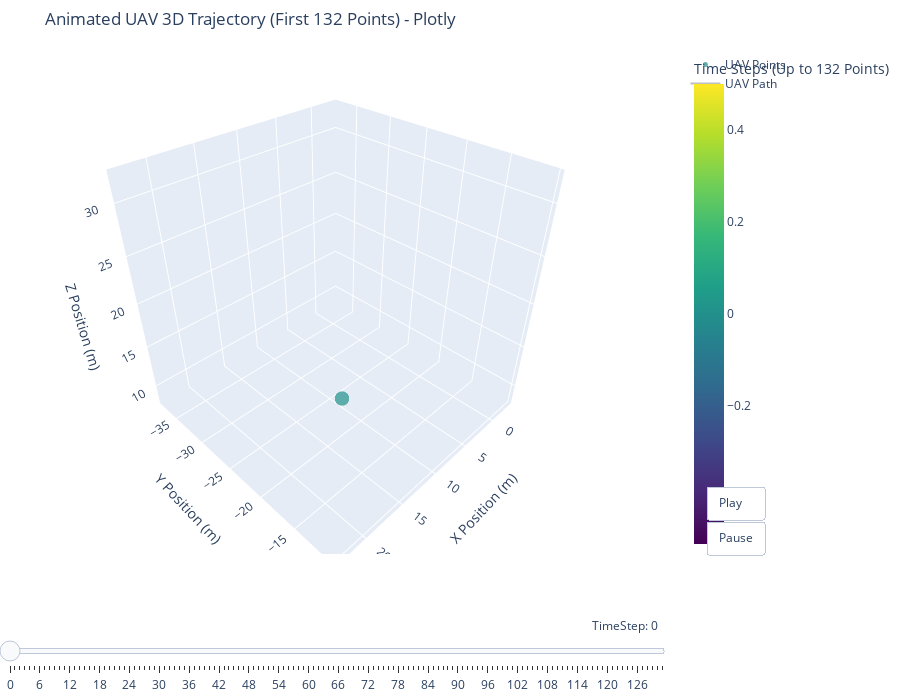

Here is the notebook cell this chart was saved with:
### Code cell
# trực quan hóa đồ thị 3D

df_original = df

# --- BƯỚC 2: CHUYỂN ĐỔI TỌA ĐỘ (NẾU CẦN) VÀ CHỌN CỘT ĐỂ VẼ ---
# QUAN TRỌNG: Đảm bảo rằng các cột bạn sử dụng để vẽ ('tx', 'ty', 'tz' trong ví dụ của bạn,
# hoặc 'x_enu', 'y_enu', 'z_enu' như trong code này) đã ở cùng một đơn vị (ví dụ: mét)
# và đại diện cho tọa độ trong một hệ thống nhất quán (ví dụ: ENU).

# Giả sử dữ liệu mới của bạn có các cột 'tx', 'ty', 'tz' đã được xử lý (ví dụ: là tọa độ ENU)
# Nếu chưa, bạn cần thực hiện bước chuyển đổi ở đây.
# Để ví dụ này khớp với code trước, chúng ta sẽ giả lập việc tạo cột ENU.
# Trong THỰC TẾ, bạn sẽ dùng cột 'tx', 'ty', 'tz' từ dữ liệu mới của mình.

if 'tx' not in df_original.columns: # Chỉ giả lập nếu không có sẵn cột tx, ty, tz
    lat_ref = df_original['latitude'].iloc[0]
    lon_ref = df_original['longitude'].iloc[0]
    alt_ref = df_original['altitude'].iloc[0]
    R_earth = 6371000
    df_original['x_enu'] = (df_original['longitude'] - lon_ref) * np.pi/180 * R_earth * np.cos(df_original['latitude'] * np.pi/180)
    df_original['y_enu'] = (df_original['latitude'] - lat_ref) * np.pi/180 * R_earth
    df_original['z_enu'] = df_original['altitude'] - alt_ref # Hoặc giữ nguyên 'altitude' nếu nó đã là Z trong hệ ENU
    
    # Đổi tên để khớp với code vẽ của bạn nếu bạn muốn dùng 'tx', 'ty', 'tz'
    # Hoặc bạn có thể trực tiếp dùng 'x_enu', 'y_enu', 'z_enu' trong các lệnh plot
    df_original.rename(columns={'x_enu': 'tx', 'y_enu': 'ty', 'z_enu': 'tz'}, inplace=True)


# --- BƯỚC 3: CHỌN SỐ ĐIỂM DỮ LIỆU ĐỂ VẼ ---
# Ví dụ: lấy 220 điểm dữ liệu đầu tiên như trong ảnh bạn cung cấp
num_points_to_plot = 220
if len(df_original) >= num_points_to_plot:
    df_plot = df_original.head(num_points_to_plot).copy()
else:
    df_plot = df_original.copy() # Vẽ tất cả nếu không đủ 220 điểm
    print(f"Cảnh báo: Số lượng điểm dữ liệu ({len(df_original)}) ít hơn {num_points_to_plot}. Sẽ vẽ tất cả điểm hiện có.")



# --- Tạo đồ thị 3D với Plotly và Hoạt ảnh ---

# Tạo đối tượng Figure
fig = go.Figure()

# Khởi tạo trace cho các điểm scatter và đường line với điểm đầu tiên (hoặc không có điểm nào)
# Điều này quan trọng để cấu trúc của figure được thiết lập trước khi thêm frames
fig.add_trace(go.Scatter3d(
    x=[df_plot['tx'].iloc[0]], # Bắt đầu với điểm đầu tiên
    y=[df_plot['ty'].iloc[0]],
    z=[df_plot['tz'].iloc[0]],
    mode='markers',
    marker=dict(
        size=5, # Tăng kích thước điểm một chút để dễ thấy hơn
        color=[0], # Màu của điểm đầu tiên
        colorscale='Viridis',
        opacity=0.7,
        colorbar=dict(title=f'Time Steps (Up to {len(df_plot)} Points)')
    ),
    name='UAV Points'
))

fig.add_trace(go.Scatter3d(
    x=[df_plot['tx'].iloc[0]], # Bắt đầu với điểm đầu tiên
    y=[df_plot['ty'].iloc[0]],
    z=[df_plot['tz'].iloc[0]],
    mode='lines',
    line=dict(
        color='grey',
        width=2
    ),
    opacity=0.5,
    name='UAV Path'
))

# Tạo frames cho hoạt ảnh
# Mỗi frame sẽ thêm một điểm mới vào đồ thị
frames = []
for k in range(len(df_plot)):
    frame_data_points = go.Scatter3d(
        x=df_plot['tx'].iloc[:k+1],
        y=df_plot['ty'].iloc[:k+1],
        z=df_plot['tz'].iloc[:k+1],
        mode='markers',
        marker=dict(
            size=5,
            color=df_plot.index[:k+1], # Màu theo index của các điểm đã hiển thị
            colorscale='Viridis',
            opacity=0.7
            # Không cần colorbar ở đây vì nó đã được định nghĩa ở trace ban đầu
        )
    )
    frame_data_lines = go.Scatter3d(
        x=df_plot['tx'].iloc[:k+1],
        y=df_plot['ty'].iloc[:k+1],
        z=df_plot['tz'].iloc[:k+1],
        mode='lines',
        line=dict(color='grey', width=2),
        opacity=0.5
    )
    frames.append(go.Frame(data=[frame_data_points, frame_data_lines], name=str(k)))

fig.frames = frames

# Cập nhật layout của đồ thị
fig.update_layout(
    title=f'Animated UAV 3D Trajectory (First {len(df_plot)} Points) - Plotly',
    scene=dict(
        xaxis_title='X Position (m)',
        yaxis_title='Y Position (m)',
        zaxis_title='Z Position (m)',
        # Giữ nguyên cài đặt aspectmode, bạn có thể thử 'cube' nếu muốn
        aspectmode='data',
        # Đặt giới hạn trục cố định để tránh việc trục thay đổi kích thước khi hoạt ảnh
        # Điều này quan trọng để hoạt ảnh trông ổn định
        xaxis=dict(range=[df_plot['tx'].min() - 10, df_plot['tx'].max() + 10]),
        yaxis=dict(range=[df_plot['ty'].min() - 10, df_plot['ty'].max() + 10]),
        zaxis=dict(range=[df_plot['tz'].min() - 5, df_plot['tz'].max() + 20]), # Cho thêm không gian ở trục Z
    ),
    margin=dict(l=0, r=0, b=0, t=50), # Tăng lề trên một chút cho tiêu đề
    width=900,
    height=700,
    # Thêm nút Play và Slider cho hoạt ảnh
    updatemenus=[dict(
        type='buttons',
        showactive=False,
        y=0, # Vị trí của nút play
        x=1.05, # Vị trí của nút play
        xanchor='left',
        yanchor='bottom',
        pad=dict(t=10, r=10),
        buttons=[dict(
            label='Play',
            method='animate',
            args=[None, dict(frame=dict(duration=100, redraw=True), # Tốc độ frame (ms)
                             fromcurrent=True,
                             transition=dict(duration=0))] # Không có hiệu ứng chuyển tiếp giữa các frame
        ),
                 dict(
            label='Pause',
            method='animate',
            args=[[None], dict(frame=dict(duration=0, redraw=False),
                               mode='immediate',
                               transition=dict(duration=0))]
        )]
    )],
    sliders=[dict(
        active=0,
        y=0, # Vị trí của slider
        x=0, # Vị trí của slider
        xanchor='left',
        yanchor='top',
        pad=dict(b=10, t=60), # Padding cho slider
        currentvalue=dict(
            font=dict(size=12),
            prefix='TimeStep: ',
            visible=True,
            xanchor='right'
        ),
        transition=dict(duration=0), # Không có hiệu ứng chuyển tiếp khi kéo slider
        steps=[dict(
            label=str(k),
            method='animate',
            args=[[str(k)], dict(mode='immediate',
                                 frame=dict(duration=0, redraw=True), # Không delay khi chọn frame
                                 transition=dict(duration=0))]
        ) for k in range(len(df_plot))]
    )]
)


# Hiển thị đồ thị (sẽ tương tác trong Jupyter Notebook/Lab)
fig.show()

### Figure 1 — Plotly figure (JSON) as saved in the notebook; plotly's stock layout.template omitted (floating-point values rounded to 4 significant figures)
{"data": [{"marker": {"color": [0], "colorbar": {"title": {"text": "Time Steps (Up to 132 Points)"}}, "colorscale": [[0, "#440154"], [0.1111, "#482878"], [0.2222, "#3e4989"], [0.3333, "#31688e"], [0.4444, "#26828e"], [0.5556, "#1f9e89"], [0.6667, "#35b779"], [0.7778, "#6ece58"], [0.8889, "#b5de2b"], [1, "#fde725"]], "opacity": 0.7, "size": 5}, "mode": "markers", "name": "UAV Points", "type": "scatter3d", "x": [13.01], "y": [-19.97], "z": [12.58]}, {"line": {"color": "grey", "width": 2}, "mode": "lines", "name": "UAV Path", "opacity": 0.5, "type": "scatter3d", "x": [13.01], "y": [-19.97], "z": [12.58]}], "layout": {"height": 700, "margin": {"b": 0, "l": 0, "r": 0, "t": 50}, "scene": {"aspectmode": "data", "xaxis": {"range": [-3.691, 23.79], "title": {"text": "X Position (m)"}}, "yaxis": {"range": [-38.41, -9.592], "title": {"text": "Y Position (m)"}}, "zaxis": {"range": [7.584, 32.9], "title": {"text": "Z Position (m)"}}}, "sliders": [{"active": 0, "currentvalue": {"font": {"size": 12}, "prefix": "TimeStep: ", "visible": true, "xanchor": "right"}, "pad": {"b": 10, "t": 60}, "steps": [{"args": [["0"], {"frame": {"duration": 0, "redraw": true}, "mode": "immediate", "transition": {"duration": 0}}], "label": "0", "method": "animate"}, {"args": [["1"], {"frame": {"duration": 0, "redraw": true}, "mode": "immediate", "transition": {"duration": 0}}], "label": "1", "method": "animate"}, {"args": [["2"], {"frame": {"duration": 0, "redraw": true}, "mode": "immediate", "transition": {"duration": 0}}], "label": "2", "method": "animate"}, {"args": [["3"], {"frame": {"duration": 0, "redraw": true}, "mode": "immediate", "transition": {"duration": 0}}], "label": "3", "method": "animate"}, {"args": [["4"], {"frame": {"duration": 0, "redraw": true}, "mode": "immediate", "transition": {"duration": 0}}], "label": "4", "method": "animate"}, {"args": [["5"], {"frame": {"duration": 0, "redraw": true}, "mode": "immediate", "transition": {"duration": 0}}], "label": "5", "method": "animate"}, {"args": [["6"], {"frame": {"duration": 0, "redraw": true}, "mode": "immediate", "transition": {"duration": 0}}], "label": "6", "method": "animate"}, {"args": [["7"], {"frame": {"duration": 0, "redraw": true}, "mode": "immediate", "transition": {"duration": 0}}], "label": "7", "method": "animate"}, {"args": [["8"], {"frame": {"duration": 0, "redraw": true}, "mode": "immediate", "transition": {"duration": 0}}], "label": "8", "method": "animate"}, {"args": [["9"], {"frame": {"duration": 0, "redraw": true}, "mode": "immediate", "transition": {"duration": 0}}], "label": "9", "method": "animate"}, {"args": [["10"], {"frame": {"duration": 0, "redraw": true}, "mode": "immediate", "transition": {"duration": 0}}], "label": "10", "method": "animate"}, {"args": [["11"], {"frame": {"duration": 0, "redraw": true}, "mode": "immediate", "transition": {"duration": 0}}], "label": "11", "method": "animate"}, {"args": [["12"], {"frame": {"duration": 0, "redraw": true}, "mode": "immediate", "transition": {"duration": 0}}], "label": "12", "method": "animate"}, {"args": [["13"], {"frame": {"duration": 0, "redraw": true}, "mode": "immediate", "transition": {"duration": 0}}], "label": "13", "method": "animate"}, {"args": [["14"], {"frame": {"duration": 0, "redraw": true}, "mode": "immediate", "transition": {"duration": 0}}], "label": "14", "method": "animate"}, {"args": [["15"], {"frame": {"duration": 0, "redraw": true}, "mode": "immediate", "transition": {"duration": 0}}], "label": "15", "method": "animate"}, {"args": [["16"], {"frame": {"duration": 0, "redraw": true}, "mode": "immediate", "transition": {"duration": 0}}], "label": "16", "method": "animate"}, {"args": [["17"], {"frame": {"duration": 0, "redraw": true}, "mode": "immediate", "transition": {"duration": 0}}], "label": "17", "method": "animate"}, {"args": [["18"], {"frame": {"duration": 0, "redraw": true}, "mode": "immediate", "transition": {"duration": 0}}], "label": "18", "method": "animate"}, {"args": [["19"], {"frame": {"duration": 0, "redraw": true}, "mode": "immediate", "transition": {"duration": 0}}], "label": "19", "method": "animate"}, {"args": [["20"], {"frame": {"duration": 0, "redraw": true}, "mode": "immediate", "transition": {"duration": 0}}], "label": "20", "method": "animate"}, {"args": [["21"], {"frame": {"duration": 0, "redraw": true}, "mode": "immediate", "transition": {"duration": 0}}], "label": "21", "method": "animate"}, {"args": [["22"], {"frame": {"duration": 0, "redraw": true}, "mode": "immediate", "transition": {"duration": 0}}], "label": "22", "method": "animate"}, {"args": [["23"], {"frame": {"duration": 0, "redraw": true}, "mode": "immediate", "transition": {"duration": 0}}], "label": "23", "method": "animate"}, {"args": [["24"], {"frame": {"duration": 0, "redraw": true}, "mode": "immediate", "transition": {"duration": 0}}], "label": "24", "method": "animate"}, {"args": [["25"], {"frame": {"duration": 0, "redraw": true}, "mode": "immediate", "transition": {"duration": 0}}], "label": "25", "method": "animate"}, {"args": [["26"], {"frame": {"duration": 0, "redraw": true}, "mode": "immediate", "transition": {"duration": 0}}], "label": "26", "method": "animate"}, {"args": [["27"], {"frame": {"duration": 0, "redraw": true}, "mode": "immediate", "transition": {"duration": 0}}], "label": "27", "method": "animate"}, {"args": [["28"], {"frame": {"duration": 0, "redraw": true}, "mode": "immediate", "transition": {"duration": 0}}], "label": "28", "method": "animate"}, {"args": [["29"], {"frame": {"duration": 0, "redraw": true}, "mode": "immediate", "transition": {"duration": 0}}], "label": "29", "method": "animate"}, {"args": [["30"], {"frame": {"duration": 0, "redraw": true}, "mode": "immediate", "transition": {"duration": 0}}], "label": "30", "method": "animate"}, {"args": [["31"], {"frame": {"duration": 0, "redraw": true}, "mode": "immediate", "transition": {"duration": 0}}], "label": "31", "method": "animate"}, {"args": [["32"], {"frame": {"duration": 0, "redraw": true}, "mode": "immediate", "transition": {"duration": 0}}], "label": "32", "method": "animate"}, {"args": [["33"], {"frame": {"duration": 0, "redraw": true}, "mode": "immediate", "transition": {"duration": 0}}], "label": "33", "method": "animate"}, {"args": [["34"], {"frame": {"duration": 0, "redraw": true}, "mode": "immediate", "transition": {"duration": 0}}], "label": "34", "method": "animate"}, {"args": [["35"], {"frame": {"duration": 0, "redraw": true}, "mode": "immediate", "transition": {"duration": 0}}], "label": "35", "method": "animate"}, {"args": [["36"], {"frame": {"duration": 0, "redraw": true}, "mode": "immediate", "transition": {"duration": 0}}], "label": "36", "method": "animate"}, {"args": [["37"], {"frame": {"duration": 0, "redraw": true}, "mode": "immediate", "transition": {"duration": 0}}], "label": "37", "method": "animate"}, {"args": [["38"], {"frame": {"duration": 0, "redraw": true}, "mode": "immediate", "transition": {"duration": 0}}], "label": "38", "method": "animate"}, {"args": [["39"], {"frame": {"duration": 0, "redraw": true}, "mode": "immediate", "transition": {"duration": 0}}], "label": "39", "method": "animate"}, {"args": [["40"], {"frame": {"duration": 0, "redraw": true}, "mode": "immediate", "transition": {"duration": 0}}], "label": "40", "method": "animate"}, {"args": [["41"], {"frame": {"duration": 0, "redraw": true}, "mode": "immediate", "transition": {"duration": 0}}], "label": "41", "method": "animate"}, {"args": [["42"], {"frame": {"duration": 0, "redraw": true}, "mode": "immediate", "transition": {"duration": 0}}], "label": "42", "method": "animate"}, {"args": [["43"], {"frame": {"duration": 0, "redraw": true}, "mode": "immediate", "transition": {"duration": 0}}], "label": "43", "method": "animate"}, {"args": [["44"], {"frame": {"duration": 0, "redraw": true}, "mode": "immediate", "transition": {"duration": 0}}], "label": "44", "method": "animate"}, {"args": [["45"], {"frame": {"duration": 0, "redraw": true}, "mode": "immediate", "transition": {"duration": 0}}], "label": "45", "method": "animate"}, {"args": [["46"], {"frame": {"duration": 0, "redraw": true}, "mode": "immediate", "transition": {"duration": 0}}], "label": "46", "method": "animate"}, {"args": [["47"], {"frame": {"duration": 0, "redraw": true}, "mode": "immediate", "transition": {"duration": 0}}], "label": "47", "method": "animate"}, {"args": [["48"], {"frame": {"duration": 0, "redraw": true}, "mode": "immediate", "transition": {"duration": 0}}], "label": "48", "method": "animate"}, {"args": [["49"], {"frame": {"duration": 0, "redraw": true}, "mode": "immediate", "transition": {"duration": 0}}], "label": "49", "method": "animate"}, {"args": [["50"], {"frame": {"duration": 0, "redraw": true}, "mode": "immediate", "transition": {"duration": 0}}], "label": "50", "method": "animate"}, {"args": [["51"], {"frame": {"duration": 0, "redraw": true}, "mode": "immediate", "transition": {"duration": 0}}], "label": "51", "method": "animate"}, {"args": [["52"], {"frame": {"duration": 0, "redraw": true}, "mode": "immediate", "transition": {"duration": 0}}], "label": "52", "method": "animate"}, {"args": [["53"], {"frame": {"duration": 0, "redraw": true}, "mode": "immediate", "transition": {"duration": 0}}], "label": "53", "method": "animate"}, {"args": [["54"], {"frame": {"duration": 0, "redraw": true}, "mode": "immediate", "transition": {"duration": 0}}], "label": "54", "method": "animate"}, {"args": [["55"], {"frame": {"duration": 0, "redraw": true}, "mode": "immediate", "transition": {"duration": 0}}], "label": "55", "method": "animate"}, {"args": [["56"], {"frame": {"duration": 0, "redraw": true}, "mode": "immediate", "transition": {"duration": 0}}], "label": "56", "method": "animate"}, {"args": [["57"], {"frame": {"duration": 0, "redraw": true}, "mode": "immediate", "transition": {"duration": 0}}], "label": "57", "method": "animate"}, {"args": [["58"], {"frame": {"duration": 0, "redraw": true}, "mode": "immediate", "transition": {"duration": 0}}], "label": "58", "method": "animate"}, {"args": [["59"], {"frame": {"duration": 0, "redraw": true}, "mode": "immediate", "transition": {"duration": 0}}], "label": "59", "method": "animate"}, {"args": [["60"], {"frame": {"duration": 0, "redraw": true}, "mode": "immediate", "transition": {"duration": 0}}], "label": "60", "method": "animate"}, {"args": [["61"], {"frame": {"duration": 0, "redraw": true}, "mode": "immediate", "transition": {"duration": 0}}], "label": "61", "method": "animate"}, {"args": [["62"], {"frame": {"duration": 0, "redraw": true}, "mode": "immediate", "transition": {"duration": 0}}], "label": "62", "method": "animate"}, {"args": [["63"], {"frame": {"duration": 0, "redraw": true}, "mode": "immediate", "transition": {"duration": 0}}], "label": "63", "method": "animate"}, {"args": [["64"], {"frame": {"duration": 0, "redraw": true}, "mode": "immediate", "transition": {"duration": 0}}], "label": "64", "method": "animate"}, {"args": [["65"], {"frame": {"duration": 0, "redraw": true}, "mode": "immediate", "transition": {"duration": 0}}], "label": "65", "method": "animate"}, {"args": [["66"], {"frame": {"duration": 0, "redraw": true}, "mode": "immediate", "transition": {"duration": 0}}], "label": "66", "method": "animate"}, {"args": [["67"], {"frame": {"duration": 0, "redraw": true}, "mode": "immediate", "transition": {"duration": 0}}], "label": "67", "method": "animate"}, {"args": [["68"], {"frame": {"duration": 0, "redraw": true}, "mode": "immediate", "transition": {"duration": 0}}], "label": "68", "method": "animate"}, {"args": [["69"], {"frame": {"duration": 0, "redraw": true}, "mode": "immediate", "transition": {"duration": 0}}], "label": "69", "method": "animate"}, {"args": [["70"], {"frame": {"duration": 0, "redraw": true}, "mode": "immediate", "transition": {"duration": 0}}], "label": "70", "method": "animate"}, {"args": [["71"], {"frame": {"duration": 0, "redraw": true}, "mode": "immediate", "transition": {"duration": 0}}], "label": "71", "method": "animate"}, {"args": [["72"], {"frame": {"duration": 0, "redraw": true}, "mode": "immediate", "transition": {"duration": 0}}], "label": "72", "method": "animate"}, {"args": [["73"], {"frame": {"duration": 0, "redraw": true}, "mode": "immediate", "transition": {"duration": 0}}], "label": "73", "method": "animate"}, {"args": [["74"], {"frame": {"duration": 0, "redraw": true}, "mode": "immediate", "transition": {"duration": 0}}], "label": "74", "method": "animate"}, {"args": [["75"], {"frame": {"duration": 0, "redraw": true}, "mode": "immediate", "transition": {"duration": 0}}], "label": "75", "method": "animate"}, {"args": [["76"], {"frame": {"duration": 0, "redraw": true}, "mode": "immediate", "transition": {"duration": 0}}], "label": "76", "method": "animate"}, {"args": [["77"], {"frame": {"duration": 0, "redraw": true}, "mode": "immediate", "transition": {"duration": 0}}], "label": "77", "method": "animate"}, {"args": [["78"], {"frame": {"duration": 0, "redraw": true}, "mode": "immediate", "transition": {"duration": 0}}], "label": "78", "method": "animate"}, {"args": [["79"], {"frame": {"duration": 0, "redraw": true}, "mode": "immediate", "transition": {"duration": 0}}], "label": "79", "method": "animate"}, {"args": [["80"], {"frame": {"duration": 0, "redraw": true}, "mode": "immediate", "transition": {"duration": 0}}], "label": "80", "method": "animate"}, {"args": [["81"], {"frame": {"duration": 0, "redraw": true}, "mode": "immediate", "transition": {"duration": 0}}], "label": "81", "method": "animate"}, {"args": [["82"], {"frame": {"duration": 0, "redraw": true}, "mode": "immediate", "transition": {"duration": 0}}], "label": "82", "method": "animate"}, {"args": [["83"], {"frame": {"duration": 0, "redraw": true}, "mode": "immediate", "transition": {"duration": 0}}], "label": "83", "method": "animate"}, {"args": [["84"], {"frame": {"duration": 0, "redraw": true}, "mode": "immediate", "transition": {"duration": 0}}], "label": "84", "method": "animate"}, {"args": [["85"], {"frame": {"duration": 0, "redraw": true}, "mode": "immediate", "transition": {"duration": 0}}], "label": "85", "method": "animate"}, {"args": [["86"], {"frame": {"duration": 0, "redraw": true}, "mode": "immediate", "transition": {"duration": 0}}], "label": "86", "method": "animate"}, {"args": [["87"], {"frame": {"duration": 0, "redraw": true}, "mode": "immediate", "transition": {"duration": 0}}], "label": "87", "method": "animate"}, {"args": [["88"], {"frame": {"duration": 0, "redraw": true}, "mode": "immediate", "transition": {"duration": 0}}], "label": "88", "method": "animate"}, {"args": [["89"], {"frame": {"duration": 0, "redraw": true}, "mode": "immediate", "transition": {"duration": 0}}], "label": "89", "method": "animate"}, {"args": [["90"], {"frame": {"duration": 0, "redraw": true}, "mode": "immediate", "transition": {"duration": 0}}], "label": "90", "method": "animate"}, {"args": [["91"], {"frame": {"duration": 0, "redraw": true}, "mode": "immediate", "transition": {"duration": 0}}], "label": "91", "method": "animate"}, {"args": [["92"], {"frame": {"duration": 0, "redraw": true}, "mode": "immediate", "transition": {"duration": 0}}], "label": "92", "method": "animate"}, {"args": [["93"], {"frame": {"duration": 0, "redraw": true}, "mode": "immediate", "transition": {"duration": 0}}], "label": "93", "method": "animate"}, {"args": [["94"], {"frame": {"duration": 0, "redraw": true}, "mode": "immediate", "transition": {"duration": 0}}], "label": "94", "method": "animate"}, {"args": [["95"], {"frame": {"duration": 0, "redraw": true}, "mode": "immediate", "transition": {"duration": 0}}], "label": "95", "method": "animate"}, {"args": [["96"], {"frame": {"duration": 0, "redraw": true}, "mode": "immediate", "transition": {"duration": 0}}], "label": "96", "method": "animate"}, {"args": [["97"], {"frame": {"duration": 0, "redraw": true}, "mode": "immediate", "transition": {"duration": 0}}], "label": "97", "method": "animate"}, {"args": [["98"], {"frame": {"duration": 0, "redraw": true}, "mode": "immediate", "transition": {"duration": 0}}], "label": "98", "method": "animate"}, {"args": [["99"], {"frame": {"duration": 0, "redraw": true}, "mode": "immediate", "transition": {"duration": 0}}], "label": "99", "method": "animate"}, {"args": [["100"], {"frame": {"duration": 0, "redraw": true}, "mode": "immediate", "transition": {"duration": 0}}], "label": "100", "method": "animate"}, {"args": [["101"], {"frame": {"duration": 0, "redraw": true}, "mode": "immediate", "transition": {"duration": 0}}], "label": "101", "method": "animate"}, {"args": [["102"], {"frame": {"duration": 0, "redraw": true}, "mode": "immediate", "transition": {"duration": 0}}], "label": "102", "method": "animate"}, {"args": [["103"], {"frame": {"duration": 0, "redraw": true}, "mode": "immediate", "transition": {"duration": 0}}], "label": "103", "method": "animate"}, {"args": [["104"], {"frame": {"duration": 0, "redraw": true}, "mode": "immediate", "transition": {"duration": 0}}], "label": "104", "method": "animate"}, {"args": [["105"], {"frame": {"duration": 0, "redraw": true}, "mode": "immediate", "transition": {"duration": 0}}], "label": "105", "method": "animate"}, {"args": [["106"], {"frame": {"duration": 0, "redraw": true}, "mode": "immediate", "transition": {"duration": 0}}], "label": "106", "method": "animate"}, {"args": [["107"], {"frame": {"duration": 0, "redraw": true}, "mode": "immediate", "transition": {"duration": 0}}], "label": "107", "method": "animate"}, {"args": [["108"], {"frame": {"duration": 0, "redraw": true}, "mode": "immediate", "transition": {"duration": 0}}], "label": "108", "method": "animate"}, {"args": [["109"], {"frame": {"duration": 0, "redraw": true}, "mode": "immediate", "transition": {"duration": 0}}], "label": "109", "method": "animate"}, {"args": [["110"], {"frame": {"duration": 0, "redraw": true}, "mode": "immediate", "transition": {"duration": 0}}], "label": "110", "method": "animate"}, {"args": [["111"], {"frame": {"duration": 0, "redraw": true}, "mode": "immediate", "transition": {"duration": 0}}], "label": "111", "method": "animate"}, {"args": [["112"], {"frame": {"duration": 0, "redraw": true}, "mode": "immediate", "transition": {"duration": 0}}], "label": "112", "method": "animate"}, {"args": [["113"], {"frame": {"duration": 0, "redraw": true}, "mode": "immediate", "transition": {"duration": 0}}], "label": "113", "method": "animate"}, {"args": [["114"], {"frame": {"duration": 0, "redraw": true}, "mode": "immediate", "transition": {"duration": 0}}], "label": "114", "method": "animate"}, {"args": [["115"], {"frame": {"duration": 0, "redraw": true}, "mode": "immediate", "transition": {"duration": 0}}], "label": "115", "method": "animate"}, {"args": [["116"], {"frame": {"duration": 0, "redraw": true}, "mode": "immediate", "transition": {"duration": 0}}], "label": "116", "method": "animate"}, {"args": [["117"], {"frame": {"duration": 0, "redraw": true}, "mode": "immediate", "transition": {"duration": 0}}], "label": "117", "method": "animate"}, {"args": [["118"], {"frame": {"duration": 0, "redraw": true}, "mode": "immediate", "transition": {"duration": 0}}], "label": "118", "method": "animate"}, {"args": [["119"], {"frame": {"duration": 0, "redraw": true}, "mode": "immediate", "transition": {"duration": 0}}], "label": "119", "method": "animate"}, {"args": [["120"], {"frame": {"duration": 0, "redraw": true}, "mode": "immediate", "transition": {"duration": 0}}], "label": "120", "method": "animate"}, {"args": [["121"], {"frame": {"duration": 0, "redraw": true}, "mode": "immediate", "transition": {"duration": 0}}], "label": "121", "method": "animate"}, {"args": [["122"], {"frame": {"duration": 0, "redraw": true}, "mode": "immediate", "transition": {"duration": 0}}], "label": "122", "method": "animate"}, {"args": [["123"], {"frame": {"duration": 0, "redraw": true}, "mode": "immediate", "transition": {"duration": 0}}], "label": "123", "method": "animate"}, {"args": [["124"], {"frame": {"duration": 0, "redraw": true}, "mode": "immediate", "transition": {"duration": 0}}], "label": "124", "method": "animate"}, {"args": [["125"], {"frame": {"duration": 0, "redraw": true}, "mode": "immediate", "transition": {"duration": 0}}], "label": "125", "method": "animate"}, {"args": [["126"], {"frame": {"duration": 0, "redraw": true}, "mode": "immediate", "transition": {"duration": 0}}], "label": "126", "method": "animate"}, {"args": [["127"], {"frame": {"duration": 0, "redraw": true}, "mode": "immediate", "transition": {"duration": 0}}], "label": "127", "method": "animate"}, {"args": [["128"], {"frame": {"duration": 0, "redraw": true}, "mode": "immediate", "transition": {"duration": 0}}], "label": "128", "method": "animate"}, {"args": [["129"], {"frame": {"duration": 0, "redraw": true}, "mode": "immediate", "transition": {"duration": 0}}], "label": "129", "method": "animate"}, {"args": [["130"], {"frame": {"duration": 0, "redraw": true}, "mode": "immediate", "transition": {"duration": 0}}], "label": "130", "method": "animate"}, {"args": [["131"], {"frame": {"duration": 0, "redraw": true}, "mode": "immediate", "transition": {"duration": 0}}], "label": "131", "method": "animate"}], "transition": {"duration": 0}, "x": 0, "xanchor": "left", "y": 0, "yanchor": "top"}], "title": {"text": "Animated UAV 3D Trajectory (First 132 Points) - Plotly"}, "updatemenus": [{"buttons": [{"args": [null, {"frame": {"duration": 100, "redraw": true}, "fromcurrent": true, "transition": {"duration": 0}}], "label": "Play", "method": "animate"}, {"args": [[null], {"frame": {"duration": 0, "redraw": false}, "mode": "immediate", "transition": {"duration": 0}}], "label": "Pause", "method": "animate"}], "pad": {"r": 10, "t": 10}, "showactive": false, "type": "buttons", "x": 1.05, "xanchor": "left", "y": 0, "yanchor": "bottom"}], "width": 900}}
